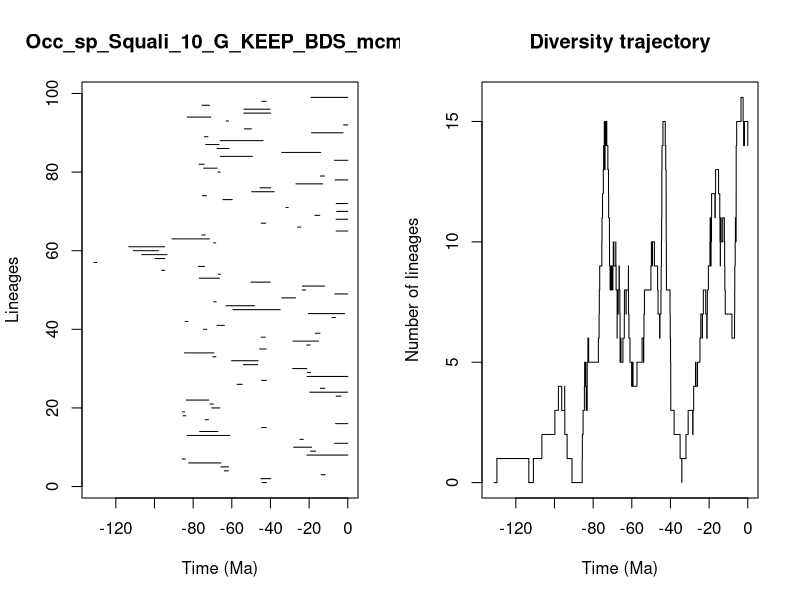

Generate this figure with R:


pdf(file='../Results/Species/5_MA_bins_EP_FT/pyrate_mcmc_logs/Occ_sp_Squali_10_G_KEEP_BDS_mcmc_LTT.pdf',width=0.6*20, height=0.6*10)
title = "Occ_sp_Squali_10_G_KEEP_BDS_mcmc"
ts=c(44.370026326967405, 44.930299988336756,13.777344484643145,63.88444012363388,65.58960730581285,82.31885988034084,85.67314502246836,21.12052383763918,19.216306020869407,27.987220599771593,6.764087097079879,24.739402794820464,83.06952450693518,76.59967906599047,44.57822859557724,6.320143943621542,73.83641375075555,85.19941028439551,85.5887652659908,70.32427822488607,71.22960757343219,83.58507196910978,6.011988250403649,19.584478880630204,14.156467846040448,57.31662032667604,44.47514458330344,21.020653136609333,20.92351117688562,28.53249144678395,53.971025401620714,60.096701485847476,69.77957211351199,84.53218324251148,45.61325522051018,21.212815227472174,28.353715515652727,44.81676918987684,16.821159691823368,74.73791083188887,67.5965477660939,84.15118450173938,8.183931378652217,20.39942774201449,59.355065410573054,62.990000914212686,69.26857959085928,34.09652541616997,6.719470553356221,23.55604386747323,23.462843781323524,50.10862176970949,76.81268050902072,67.01527062981788,96.25517284483844,77.28505064901405,131.21221024040148,99.79614544039295,106.52259799218722,110.91879255481778,113.27775803722477,69.38399901746918,90.92232176848088,75.50911941534622,5.997910569470957,26.003403508218973,44.66880321193376,6.034673504118662,17.01236101444072,5.743826357132528,31.978452707747344,6.000035368647923,64.58828123353814,75.15878748131537,49.67725014475777,45.41646152743672,26.801315513217464,6.514940752702957,14.234895591408993,67.11404713621687,74.5770346772949,76.92648023522828,6.846347151517957,65.9081330985682,34.140218340043404,67.55597479993187,73.52578922306854,66.0499767957771,74.14795523163582,18.76716933441427,53.470744146313216,2.1524834473502654,62.89735306151893,83.0737157909742,53.81936544476068,53.708999506439106,75.41311420618983,44.476737090336776,18.99326554404506)
te=c(42.10237666671624, 39.82935324558152,11.655437894392216,61.76858498801759,61.745477956696774,65.64097461400173,84.02536711595569,0.0,16.645267587886217,18.72288761349032,0.0,22.996736315971166,60.946481696737905,67.16172029949423,42.24988920924687,0.0,72.06164615742794,83.80312383235724,84.38632275703768,66.17952970209704,69.58837177308364,71.98741949626437,3.498745892621889,0.0,11.87241643307032,54.679417537340505,42.12448948226361,0.0,19.235093938031028,21.18553656884743,46.65285451282851,46.425927041450414,68.24543233258385,69.30049851456296,42.20254809250963,19.463629175142806,15.11862885726849,42.714709739085755,14.378373271413084,72.94054193868988,63.81380295003536,82.71159611051553,6.396906145129802,1.7052632460026211,35.010037713167584,48.30063247241429,68.11978880615409,27.050635108535296,0.0,21.770240717698258,11.967263252926143,40.11432787148498,66.44412977706945,65.91838024010433,94.69914958252915,74.15199568930585,129.79039254105217,94.66202686167583,93.46488275347807,97.9660217662671,94.71144983644437,68.30555284142783,71.5744184348952,73.66781902806508,0.0,24.30344466673064,42.44855303844636,0.0,14.486369435995242,0.0,30.842606479915304,0.0,59.78288823237167,73.2171311215469,38.1138011511903,39.85972404929203,12.958283343938758,0.0,12.11967524565041,66.07398670011307,67.59853675556636,74.22466195785312,0.0,49.28035733310459,14.054394983393202,61.47534320812588,66.60834501835711,43.88441802986545,72.38853635857566,2.419095949594884,49.85085885048729,0.0,61.706190391428144,70.84790751663694,39.958972649481694,40.22104406668271,71.52444718186817,42.22250413997288,0.0)
div_traj=c(0, 1,0,1,2,3,4,3,4,3,2,1,0,1,2,3,4,5,4,5,4,3,4,5,6,5,6,7,8,9,10,11,12,13,14,15,14,13,14,15,14,15,14,13,12,11,10,9,8,9,8,9,10,9,10,9,10,9,8,7,6,7,8,7,8,9,8,7,6,5,6,5,6,5,6,7,8,7,8,9,8,7,6,5,4,5,4,5,6,5,6,7,8,9,10,9,10,9,8,7,6,7,8,9,10,11,12,13,14,15,14,13,12,11,10,9,8,7,6,5,4,3,2,1,0,1,2,3,2,3,4,5,4,5,6,7,6,7,8,7,6,7,6,7,8,9,10,11,10,9,10,11,12,11,12,13,12,11,10,9,10,11,10,11,10,9,8,7,6,7,8,9,10,11,10,11,12,13,14,15,16,15,14,15,14)
time_events=c(131.21221024040148, 129.79039254105217,113.27775803722477,110.91879255481778,106.52259799218722,99.79614544039295,97.9660217662671,96.25517284483844,94.71144983644437,94.69914958252915,94.66202686167583,93.46488275347807,90.92232176848088,85.67314502246836,85.5887652659908,85.19941028439551,84.53218324251148,84.38632275703768,84.15118450173938,84.02536711595569,83.80312383235724,83.58507196910978,83.0737157909742,83.06952450693518,82.71159611051553,82.31885988034084,77.28505064901405,76.92648023522828,76.81268050902072,76.59967906599047,75.50911941534622,75.41311420618983,75.15878748131537,74.73791083188887,74.5770346772949,74.22466195785312,74.15199568930585,74.14795523163582,73.83641375075555,73.66781902806508,73.52578922306854,73.2171311215469,72.94054193868988,72.38853635857566,72.06164615742794,71.98741949626437,71.5744184348952,71.52444718186817,71.22960757343219,70.84790751663694,70.32427822488607,69.77957211351199,69.58837177308364,69.38399901746918,69.30049851456296,69.26857959085928,68.30555284142783,68.24543233258385,68.11978880615409,67.59853675556636,67.5965477660939,67.55597479993187,67.16172029949423,67.11404713621687,67.01527062981788,66.60834501835711,66.44412977706945,66.17952970209704,66.07398670011307,66.0499767957771,65.91838024010433,65.9081330985682,65.64097461400173,65.58960730581285,64.58828123353814,63.88444012363388,63.81380295003536,62.990000914212686,62.89735306151893,61.76858498801759,61.745477956696774,61.706190391428144,61.47534320812588,60.946481696737905,60.096701485847476,59.78288823237167,59.355065410573054,57.31662032667604,54.679417537340505,53.971025401620714,53.81936544476068,53.708999506439106,53.470744146313216,50.10862176970949,49.85085885048729,49.67725014475777,49.28035733310459,48.30063247241429,46.65285451282851,46.425927041450414,45.61325522051018,45.41646152743672,44.930299988336756,44.81676918987684,44.66880321193376,44.57822859557724,44.476737090336776,44.47514458330344,44.370026326967405,43.88441802986545,42.714709739085755,42.44855303844636,42.24988920924687,42.22250413997288,42.20254809250963,42.12448948226361,42.10237666671624,40.22104406668271,40.11432787148498,39.958972649481694,39.85972404929203,39.82935324558152,38.1138011511903,35.010037713167584,34.140218340043404,34.09652541616997,31.978452707747344,30.842606479915304,28.53249144678395,28.353715515652727,27.987220599771593,27.050635108535296,26.801315513217464,26.003403508218973,24.739402794820464,24.30344466673064,23.55604386747323,23.462843781323524,22.996736315971166,21.770240717698258,21.212815227472174,21.18553656884743,21.12052383763918,21.020653136609333,20.92351117688562,20.39942774201449,19.584478880630204,19.463629175142806,19.235093938031028,19.216306020869407,18.99326554404506,18.76716933441427,18.72288761349032,17.01236101444072,16.821159691823368,16.645267587886217,15.11862885726849,14.486369435995242,14.378373271413084,14.234895591408993,14.156467846040448,14.054394983393202,13.777344484643145,12.958283343938758,12.11967524565041,11.967263252926143,11.87241643307032,11.655437894392216,8.183931378652217,6.846347151517957,6.764087097079879,6.719470553356221,6.514940752702957,6.396906145129802,6.320143943621542,6.034673504118662,6.011988250403649,6.000035368647923,5.997910569470957,5.743826357132528,3.498745892621889,2.419095949594884,2.1524834473502654,1.7052632460026211,0.0)
                par(mfrow=c(1,2))
                L = length(ts)
                plot(ts, 1:L , xlim=c(-max(ts)-1,0), pch=20, type="n", main=title,xlab="Time (Ma)",ylab="Lineages")
                for (i in 1:L){segments(x0=-te[i],y0=i,x1=-ts[i],y1=i)}    
                t = -time_events
                plot(div_traj ~ t,type="s", main = "Diversity trajectory",xlab="Time (Ma)",ylab="Number of lineages",xlim=c(-max(ts)-1,0))
                abline(v=c(65,200,251,367,445),lty=2,col="gray")
                
